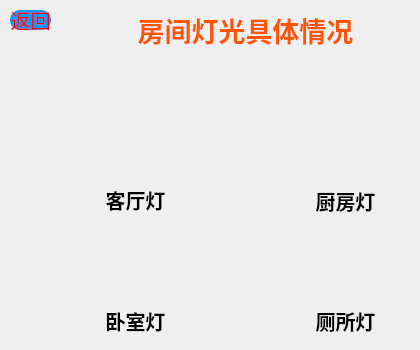
    <widget class="QWidget" name="page_led_status">
     <widget class="QLabel" name="label_led_title">
      <property name="geometry">
       <rect>
        <x>110</x>
        <y>-10</y>
        <width>271</width>
        <height>80</height>
       </rect>
      </property>
      <property name="font">
       <font>
        <family>华文新魏</family>
        <pointsize>20</pointsize>
        <weight>75</weight>
        <italic>false</italic>
        <bold>true</bold>
       </font>
      </property>
      <property name="contextMenuPolicy">
       <enum>Qt::DefaultContextMenu</enum>
      </property>
      <property name="styleSheet">
       <string notr="true">color:#FF5500</string>
      </property>
      <property name="text">
       <string>房间灯光具体情况</string>
      </property>
      <property name="alignment">
       <set>Qt::AlignCenter</set>
      </property>
     </widget>
     <widget class="QLabel" name="label_bedroom_led">
      <property name="geometry">
       <rect>
        <x>100</x>
        <y>230</y>
        <width>70</width>
        <height>75</height>
       </rect>
      </property>
      <property name="text">
       <string/>
      </property>
     </widget>
     <widget class="QLabel" name="label_bedroom">
      <property name="geometry">
       <rect>
        <x>70</x>
        <y>300</y>
        <width>131</width>
        <height>41</height>
       </rect>
      </property>
      <property name="font">
       <font>
        <family>黑体</family>
        <pointsize>15</pointsize>
        <weight>75</weight>
        <bold>true</bold>
       </font>
      </property>
      <property name="styleSheet">
       <string notr="true"/>
      </property>
      <property name="text">
       <string>卧室灯</string>
      </property>
      <property name="alignment">
       <set>Qt::AlignCenter</set>
      </property>
     </widget>
     <widget class="QLabel" name="label_kitchen">
      <property name="geometry">
       <rect>
        <x>280</x>
        <y>180</y>
        <width>131</width>
        <height>41</height>
       </rect>
      </property>
      <property name="font">
       <font>
        <family>黑体</family>
        <pointsize>15</pointsize>
        <weight>75</weight>
        <bold>true</bold>
       </font>
      </property>
      <property name="styleSheet">
       <string notr="true"/>
      </property>
      <property name="text">
       <string>厨房灯</string>
      </property>
      <property name="alignment">
       <set>Qt::AlignCenter</set>
      </property>
     </widget>
     <widget class="QLabel" name="label_toilet">
      <property name="geometry">
       <rect>
        <x>280</x>
        <y>300</y>
        <width>131</width>
        <height>41</height>
       </rect>
      </property>
      <property name="font">
       <font>
        <family>黑体</family>
        <pointsize>15</pointsize>
        <weight>75</weight>
        <bold>true</bold>
       </font>
      </property>
      <property name="styleSheet">
       <string notr="true"/>
      </property>
      <property name="text">
       <string>厕所灯</string>
      </property>
      <property name="alignment">
       <set>Qt::AlignCenter</set>
      </property>
     </widget>
     <widget class="QLabel" name="label_sitting">
      <property name="geometry">
       <rect>
        <x>70</x>
        <y>180</y>
        <width>131</width>
        <height>40</height>
       </rect>
      </property>
      <property name="font">
       <font>
        <family>黑体</family>
        <pointsize>15</pointsize>
        <weight>75</weight>
        <bold>true</bold>
       </font>
      </property>
      <property name="styleSheet">
       <string notr="true"/>
      </property>
      <property name="text">
       <string>客厅灯</string>
      </property>
      <property name="alignment">
       <set>Qt::AlignCenter</set>
      </property>
     </widget>
     <widget class="QLabel" name="label_toilet_led">
      <property name="geometry">
       <rect>
        <x>310</x>
        <y>230</y>
        <width>70</width>
        <height>75</height>
       </rect>
      </property>
      <property name="text">
       <string/>
      </property>
     </widget>
     <widget class="QLabel" name="label_kitchen_led">
      <property name="geometry">
       <rect>
        <x>310</x>
        <y>110</y>
        <width>70</width>
        <height>75</height>
       </rect>
      </property>
      <property name="text">
       <string/>
      </property>
     </widget>
     <widget class="QLabel" name="label_sitting_led">
      <property name="geometry">
       <rect>
        <x>100</x>
        <y>110</y>
        <width>70</width>
        <height>75</height>
       </rect>
      </property>
      <property name="text">
       <string/>
      </property>
     </widget>
     <widget class="QPushButton" name="btn_led_return">
      <property name="geometry">
       <rect>
        <x>10</x>
        <y>10</y>
        <width>41</width>
        <height>20</height>
       </rect>
      </property>
      <property name="font">
       <font>
        <family>华文新魏</family>
        <pointsize>15</pointsize>
       </font>
      </property>
      <property name="styleSheet">
       <string notr="true">QPushButton{
    /*字体大小为20点*/
    font-size:15pt;
    /*字体颜色为白色*/    
    color:red;
    /*背景颜色*/  
    background-color:rgb(14 , 150 , 254);
    /*边框圆角半径为8像素*/ 
    border-radius:10px;
	border-image: url(:/new/prefix1/img/ok.png)
}
QPushButton:hover{
	background-color:rgb(44 , 137 , 255);
	border-image: url(:/new/prefix1/img/ok.png);
}
QPushButton:pressed{
    /*背景颜色*/  
    background-color:rgb(14 , 135 , 228);
    /*左内边距为3像素，让按下时字向右移动3像素*/  
    padding-left:3px;
    /*上内边距为3像素，让按下时字向下移动3像素*/  
    padding-top:3px;
	border-image: url(:/new/prefix1/img/ok1.png);
}</string>
      </property>
      <property name="text">
       <string>返回</string>
      </property>
     </widget>
    </widget>
